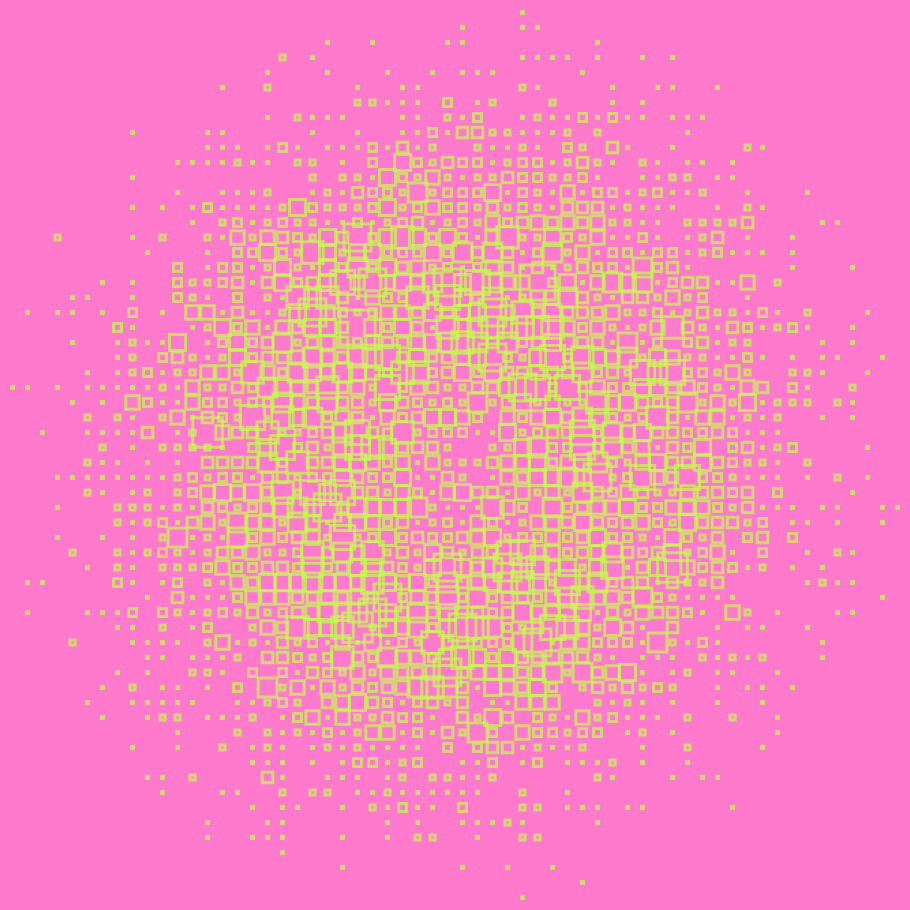

Notebook source saved alongside this figure:
### Code cell
_min = 0
_max = 300

dist = norm(100, 70).pdf(range(_min, _max))

origin_x = 550
origin_y = 380

data = []


for i, r in enumerate(range(_min, _max)):
    coords = [circle_points(deg, r, origin_x, origin_y) for deg in range(360)]
    coords = pd.DataFrame(data=coords, columns=['x', 'y'])
    coords['prob'] = dist[i]
    data.append(coords)

coords = pd.concat(data)

coords['x'] = coords['x'].astype(int)
coords['y'] = coords['y'].astype(int)

coords['x'] = coords['x'] // 10
coords['y'] = coords['y'] // 10

coords = coords.groupby(['x', 'y'])['prob'].mean().reset_index()
coords['prob'] = coords['prob'] / coords['prob'].sum()

# alt.Chart(coords).mark_rect().encode(
#     x='x:O',
#     y='y:O',
#     color='prob').properties(width=700, height=400)



draws = np.random.choice(a=coords.index, p=coords['prob'], size = 6000)

counts = coords.loc[draws, ['x', 'y']].groupby(['x', 'y']).agg(count=('x', 'count')).reset_index()
counts = counts.groupby(['x', 'y']).apply(lambda x: return_max_pos_loc(x)).reset_index(drop=True)
counts['count'] = counts['count'] ** 2

width = 900
height = 900

# colors = ['#C7F954', '#14C2DD', '#AC66CC', '#C7F954', '#3B14A7']

img = alt.Chart(counts).mark_point(size=3, shape='square', strokeWidth=3, stroke='#C7F954').encode(
    x=alt.X('x:O', axis=None),
    y=alt.Y('y:O', sort='descending', axis=None),
    size=alt.Size('count', scale=alt.Scale(domain=[1, 50]), legend=None),
    color=alt.Color('circ_id:N', scale=alt.Scale(range=[colors[0]]), legend=None)
    ).properties(width=width, height=height).configure_axis(
    grid=False).configure(background='#FF79CD').configure_view(strokeOpacity=0)

img

### Figure 1 — Vega-Lite specification as saved in the notebook (floating-point values rounded to 4 significant figures; data arrays with more than 128 entries replaced by an {"elided": "..."} marker saying what was removed)
{"config": {"view": {"continuousWidth": 400, "continuousHeight": 300, "strokeOpacity": 0}, "background": "#FF79CD"}, "data": {"name": "data-45b364d25081b98543de050d75cadccc"}, "mark": {"type": "point", "shape": "square", "size": 3, "stroke": "#C7F954", "strokeWidth": 3}, "encoding": {"color": {"type": "nominal", "field": "circ_id", "legend": null, "scale": {"range": ["#C7F954"]}}, "size": {"type": "quantitative", "field": "count", "legend": null, "scale": {"domain": [1, 50]}}, "x": {"type": "ordinal", "axis": null, "field": "x"}, "y": {"type": "ordinal", "axis": null, "field": "y", "sort": "descending"}}, "height": 900, "width": 900, "$schema": "https://vega.github.io/schema/vega-lite/v4.8.1.json", "datasets": {"data-45b364d25081b98543de050d75cadccc": {"elided": "1870 records"}}}
